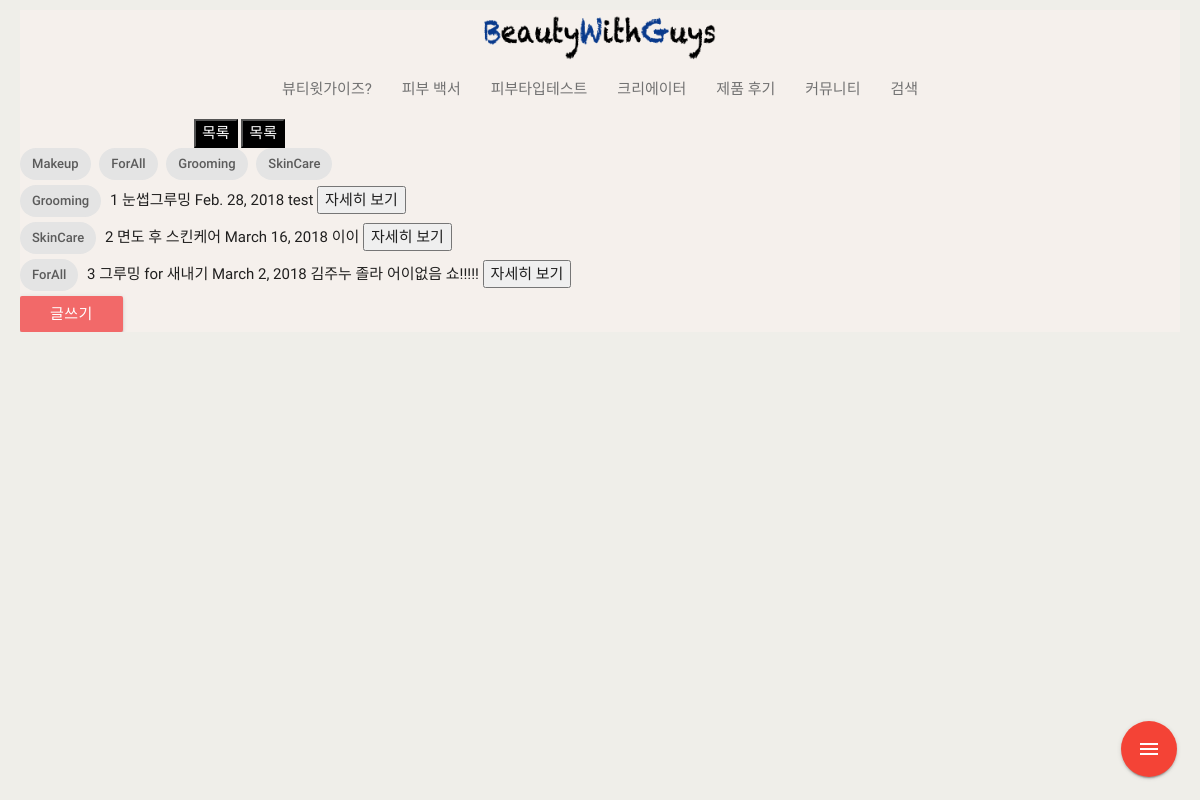
The page /event/main/ on the database its author committed.
### event/models.py (models this page shows, shortened)
class Tag(models.Model):
    tag_name = models.CharField(max_length=10, default=None)

class Event(models.Model):
    title = models.CharField(max_length=30, verbose_name='행사 이름')
    place = models.CharField(max_length=30, verbose_name='행사 장소')
    date = models.DateField(verbose_name='행사 날짜')
    time = models.TimeField(verbose_name='행사 시간')
    content = models.TextField(verbose_name='행사 설명')
    tag2 = models.CharField(max_length=10, default=None, blank=True, null=True, verbose_name='행사 성격 태그')
    tag = models.ManyToManyField(Tag, blank=True, null=True, verbose_name='태그')

### event/views.py (the view)
# urls.py: path('main/', views.event_main, name='event_main'),
def event_main(request, tag_pk=None):
    if tag_pk is not None:
        event_list = Event.objects.filter(tag__pk=tag_pk)
        tag = Tag.objects.get(pk=tag_pk)
    else:
        event_list = Event.objects.all()
        tag = None
    ctx = {
        'event_list' : event_list,
        'tag_list' : Tag.objects.all(),
        'tag_selected' : tag,
    }
    return render(request, 'event/event_main.html', ctx)

### event/templates/event/event_main.html (shortened to what this page needs)
{% extends 'base.html' %}
{% load static %}
{% block content %}
<link rel="stylesheet" href="{% static 'css/event_main.css' %}" type="text/css">
<div id="choice_button">
  <a id="choice_button_list" href="{% url 'event:event_main'%}">
  {% include 'event/active_button.html' %}</a>
  <a id="choice_button_map" href="{% url 'event:event_place' %}" >
    {% include 'event/active_button.html' %}</a></div>
</div>
<div class="event_page_content">
  <div id="tag_list">
      {% for tag in tag_list %}
      <a href="{% url 'event:event_main_by_tag' tag.pk %}">
        <div class="chip {% if tag == tag_selected %}selected{% endif %}">
          {{tag.tag_name}}
        </div>
      </a>
      {% endfor %}
  </div>
  {% for event in event_list %}
  <div id="event_list">
    {% for tag in event.tag.all %}
    <span class="chip">{{tag.tag_name}}</span>
    {% endfor %}
    {{event.pk}}
    {{event.title}}
    {{event.date}}
    {{event.content}}
    <button>자세히 보기</button>
  </div>
  {% endfor %}
  <a style="background-color : #f26969;"
     class="waves-effect waves-light btn"
     href="{% url 'event:event_create' %}" >글쓰기 </a>
</div>
{% endblock %}

### rows shown on the page
Tag: tag_name "Makeup"
Tag: tag_name "ForAll"
Tag: tag_name "Grooming"
Tag: tag_name "SkinCare"
Event: pk "1", title "눈썹그루밍", date "Feb. 28, 2018", content "test"
Event: pk "2", title "면도 후 스킨케어", date "March 16, 2018", content "이이"
Event: pk "3", title "그루밍 for 새내기", date "March 2, 2018", content "김주누 졸라 어이없음 쇼!!!!!"
